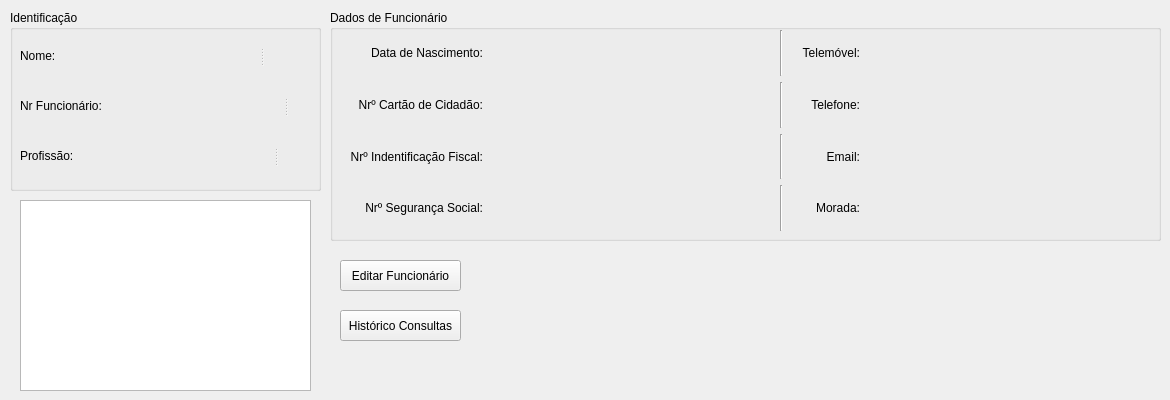
      <widget class="QWidget" name="tab_11">
       <attribute name="title">
        <string>Ficha Funcionário</string>
       </attribute>
       <widget class="QPushButton" name="sheetEmployeeEdit">
        <property name="geometry">
         <rect>
          <x>340</x>
          <y>260</y>
          <width>121</width>
          <height>31</height>
         </rect>
        </property>
        <property name="text">
         <string>Editar Funcionário</string>
        </property>
       </widget>
       <widget class="QGraphicsView" name="graphicsView_2">
        <property name="geometry">
         <rect>
          <x>20</x>
          <y>200</y>
          <width>291</width>
          <height>191</height>
         </rect>
        </property>
       </widget>
       <widget class="QGroupBox" name="groupBox_9">
        <property name="geometry">
         <rect>
          <x>330</x>
          <y>10</y>
          <width>831</width>
          <height>231</height>
         </rect>
        </property>
        <property name="title">
         <string>Dados de Funcionário</string>
        </property>
        <widget class="QWidget" name="gridLayoutWidget_3">
         <property name="geometry">
          <rect>
           <x>10</x>
           <y>20</y>
           <width>811</width>
           <height>201</height>
          </rect>
         </property>
         <layout class="QGridLayout" name="gridLayout_3" rowstretch="0,0,0,0" columnstretch="2,4,0,1,4">
          <item row="3" column="3">
           <widget class="QLabel" name="label_59">
            <property name="text">
             <string>Morada:</string>
            </property>
            <property name="alignment">
             <set>Qt::AlignRight|Qt::AlignTrailing|Qt::AlignVCenter</set>
            </property>
           </widget>
          </item>
          <item row="2" column="4">
           <widget class="QLabel" name="sheetEmployeeEmail">
            <property name="text">
             <string/>
            </property>
           </widget>
          </item>
          <item row="2" column="3">
           <widget class="QLabel" name="label_57">
            <property name="text">
             <string>Email:</string>
            </property>
            <property name="alignment">
             <set>Qt::AlignRight|Qt::AlignTrailing|Qt::AlignVCenter</set>
            </property>
           </widget>
          </item>
          <item row="2" column="1">
           <widget class="QLabel" name="sheetEmployeeNIF">
            <property name="text">
             <string/>
            </property>
           </widget>
          </item>
          <item row="3" column="4">
           <widget class="QLabel" name="sheetEmployeeAddress">
            <property name="text">
             <string/>
            </property>
           </widget>
          </item>
          <item row="2" column="0">
           <widget class="QLabel" name="label_49">
            <property name="text">
             <string>Nrº Indentificação Fiscal:</string>
            </property>
            <property name="alignment">
             <set>Qt::AlignRight|Qt::AlignTrailing|Qt::AlignVCenter</set>
            </property>
           </widget>
          </item>
          <item row="0" column="0">
           <widget class="QLabel" name="label_51">
            <property name="autoFillBackground">
             <bool>false</bool>
            </property>
            <property name="text">
             <string>Data de Nascimento:</string>
            </property>
            <property name="alignment">
             <set>Qt::AlignRight|Qt::AlignTrailing|Qt::AlignVCenter</set>
            </property>
           </widget>
          </item>
          <item row="0" column="1">
           <widget class="QLabel" name="sheetEmployeeDate">
            <property name="text">
             <string/>
            </property>
           </widget>
          </item>
          <item row="3" column="0">
           <widget class="QLabel" name="label_53">
            <property name="text">
             <string>Nrº Segurança Social:</string>
            </property>
            <property name="alignment">
             <set>Qt::AlignRight|Qt::AlignTrailing|Qt::AlignVCenter</set>
            </property>
           </widget>
          </item>
          <item row="3" column="1">
           <widget class="QLabel" name="sheetEmployeeSocialNr">
            <property name="text">
             <string/>
            </property>
           </widget>
          </item>
          <item row="1" column="1">
           <widget class="QLabel" name="sheetEmployeeIDNr">
            <property name="text">
             <string/>
            </property>
           </widget>
          </item>
          <item row="0" column="3">
           <widget class="QLabel" name="label_55">
            <property name="text">
             <string>Telemóvel:</string>
            </property>
            <property name="alignment">
             <set>Qt::AlignRight|Qt::AlignTrailing|Qt::AlignVCenter</set>
            </property>
           </widget>
          </item>
          <item row="0" column="4">
           <widget class="QLabel" name="sheetEmployeeMobileNr">
            <property name="text">
             <string/>
            </property>
           </widget>
          </item>
          <item row="1" column="3">
           <widget class="QLabel" name="label_61">
            <property name="text">
             <string>Telefone:</string>
            </property>
            <property name="alignment">
             <set>Qt::AlignRight|Qt::AlignTrailing|Qt::AlignVCenter</set>
            </property>
           </widget>
          </item>
          <item row="1" column="4">
           <widget class="QLabel" name="sheetEmployeePhoneNr">
            <property name="text">
             <string/>
            </property>
           </widget>
          </item>
          <item row="1" column="0">
           <widget class="QLabel" name="label_63">
            <property name="text">
             <string>Nrº Cartão de Cidadão:</string>
            </property>
            <property name="alignment">
             <set>Qt::AlignRight|Qt::AlignTrailing|Qt::AlignVCenter</set>
            </property>
           </widget>
          </item>
          <item row="0" column="2">
           <widget class="Line" name="line_5">
            <property name="orientation">
             <enum>Qt::Vertical</enum>
            </property>
           </widget>
          </item>
          <item row="2" column="2">
           <widget class="Line" name="line_6">
            <property name="orientation">
             <enum>Qt::Vertical</enum>
            </property>
           </widget>
          </item>
          <item row="1" column="2">
           <widget class="Line" name="line_7">
            <property name="orientation">
             <enum>Qt::Vertical</enum>
            </property>
           </widget>
          </item>
          <item row="3" column="2">
           <widget class="Line" name="line_8">
            <property name="orientation">
             <enum>Qt::Vertical</enum>
            </property>
           </widget>
          </item>
         </layout>
        </widget>
       </widget>
       <widget class="QGroupBox" name="groupBox_10">
        <property name="geometry">
         <rect>
          <x>10</x>
          <y>10</y>
          <width>311</width>
          <height>181</height>
         </rect>
        </property>
        <property name="title">
         <string>Identificação</string>
        </property>
        <widget class="QSplitter" name="splitter_2">
         <property name="geometry">
          <rect>
           <x>10</x>
           <y>120</y>
           <width>291</width>
           <height>51</height>
          </rect>
         </property>
         <property name="orientation">
          <enum>Qt::Horizontal</enum>
         </property>
         <widget class="QLabel" name="label_12">
          <property name="text">
           <string>Profissão:</string>
          </property>
          <property name="alignment">
           <set>Qt::AlignLeading|Qt::AlignLeft|Qt::AlignVCenter</set>
          </property>
         </widget>
         <widget class="QLabel" name="sheetEmployeeJob">
          <property name="text">
           <string/>
          </property>
         </widget>
        </widget>
        <widget class="QSplitter" name="splitter_3">
         <property name="geometry">
          <rect>
           <x>10</x>
           <y>70</y>
           <width>291</width>
           <height>51</height>
          </rect>
         </property>
         <property name="orientation">
          <enum>Qt::Horizontal</enum>
         </property>
         <widget class="QLabel" name="label_11">
          <property name="text">
           <string>Nr Funcionário:</string>
          </property>
          <property name="alignment">
           <set>Qt::AlignLeading|Qt::AlignLeft|Qt::AlignVCenter</set>
          </property>
         </widget>
         <widget class="QLabel" name="sheetEmployeeNumber">
          <property name="text">
           <string/>
          </property>
         </widget>
        </widget>
        <widget class="QSplitter" name="splitter_4">
         <property name="geometry">
          <rect>
           <x>10</x>
           <y>20</y>
           <width>291</width>
           <height>51</height>
          </rect>
         </property>
         <property name="orientation">
          <enum>Qt::Horizontal</enum>
         </property>
         <widget class="QLabel" name="label_9">
          <property name="text">
           <string>Nome:</string>
          </property>
          <property name="alignment">
           <set>Qt::AlignLeading|Qt::AlignLeft|Qt::AlignVCenter</set>
          </property>
         </widget>
         <widget class="QLabel" name="sheetEmployeeName">
          <property name="text">
           <string/>
          </property>
         </widget>
        </widget>
       </widget>
       <widget class="QPushButton" name="sheetEmployeeAppointmentList">
        <property name="geometry">
         <rect>
          <x>340</x>
          <y>310</y>
          <width>121</width>
          <height>31</height>
         </rect>
        </property>
        <property name="text">
         <string>Histórico Consultas</string>
        </property>
       </widget>
      </widget>
